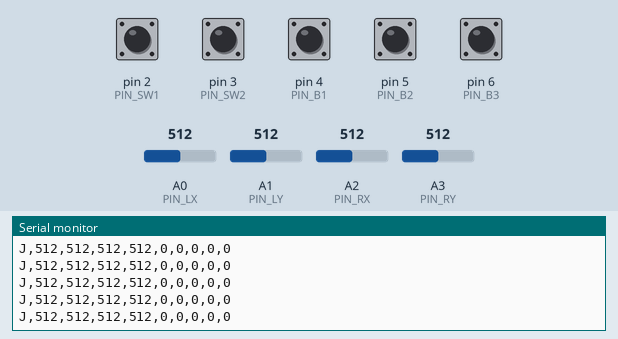
Recording of a sketch running on a simulated Arduino Uno, built with avr-gcc and run on an emulated ATmega328P. Parts: the last lines printed to the serial monitor. The test bench sets the inputs (shaded band); at power-on: pin 2 (PIN_SW1), pin 3 (PIN_SW2), pin 4 (PIN_B1), pin 5 (PIN_B2), pin 6 (PIN_B3) HIGH, A0 (PIN_LX) = 512, A1 (PIN_LY) = 512, A2 (PIN_RX) = 512, A3 (PIN_RY) = 512.

Above: at 1.2 s.
1.3 s: A0 (PIN_LX) set to 716
At 2.3 s:
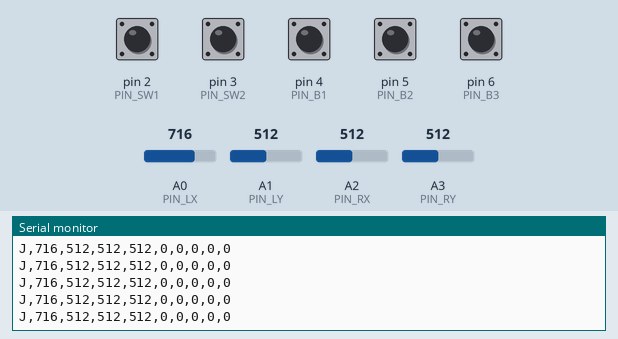
4.3 s: A1 (PIN_LY) set to 716
At 5.3 s:
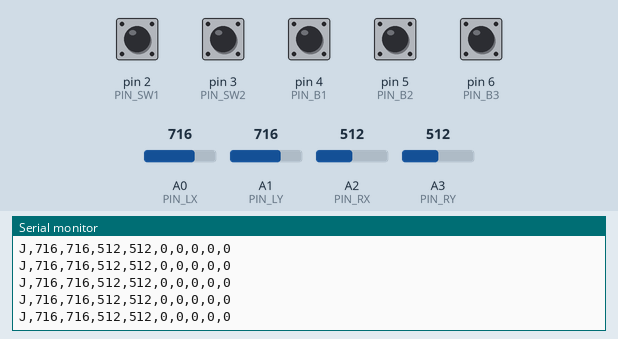
5.8 s: A2 (PIN_RX) set to 716
At 6.4 s:
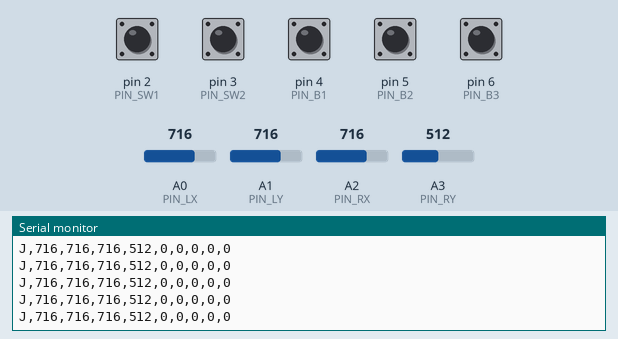
7.3 s: A3 (PIN_RY) set to 716
At 8.4 s:
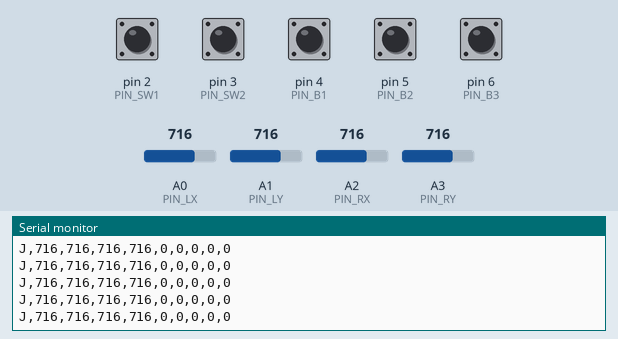

Measured:
- after the input at 1.3 s, the serial monitor: prints a new line at once (image 1)
- after the input at 4.3 s, the serial monitor: prints a new line at once (image 2)
- after the input at 5.8 s, the serial monitor: prints a new line at once (image 3)
- after the input at 7.3 s, the serial monitor: prints a new line at once (image 4)

The sketch:

hyper_flight_serial.ino
```cpp
/*
 * HYPER FLIGHT 3D - Arduino UNO / Nano / Mega / ESP32 Serial Gamepad Firmware
 *
 * Hardware Wiring:
 * --------------------------------------------------
 * LEFT JOYSTICK (Flight Pitch & Roll):
 *   - VRx  --> Analog Pin A0  (Roll Axis)
 *   - VRy  --> Analog Pin A1  (Pitch Axis)
 *   - SW   --> Digital Pin D2  (Left Stick Button)
 *
 * RIGHT JOYSTICK (Yaw Rudder & Throttle):
 *   - VRx  --> Analog Pin A2  (Yaw Rudder Axis)
 *   - VRy  --> Analog Pin A3  (Engine Throttle Axis)
 *   - SW   --> Digital Pin D3  (Right Stick Button)
 *
 * EXTRA ACTION BUTTONS:
 *   - Fire Laser     --> Digital Pin D4 (INPUT_PULLUP)
 *   - Launch Missile --> Digital Pin D5 (INPUT_PULLUP)
 *   - Boost Speed    --> Digital Pin D6 (INPUT_PULLUP)
 *
 * POWER:
 *   - Connect Joystick VCC to 5V (or 3.3V)
 *   - Connect Joystick GND to GND
 *
 * Output Serial Stream (115200 Baud):
 *   J,lx,ly,rx,ry,sw1,sw2,b1,b2,b3
 *   Example: J,512,508,514,510,1,1,1,1,1
 */

const int PIN_LX  = A0;
const int PIN_LY  = A1;
const int PIN_SW1 = 2;

const int PIN_RX  = A2;
const int PIN_RY  = A3;
const int PIN_SW2 = 3;

const int PIN_B1  = 4;
const int PIN_B2  = 5;
const int PIN_B3  = 6;

void setup() {
  Serial.begin(115200);
  pinMode(PIN_SW1, INPUT_PULLUP);
  pinMode(PIN_SW2, INPUT_PULLUP);
  pinMode(PIN_B1,  INPUT_PULLUP);
  pinMode(PIN_B2,  INPUT_PULLUP);
  pinMode(PIN_B3,  INPUT_PULLUP);
  Serial.println("HYPER_FLIGHT_ARDUINO_READY");
}

void loop() {
  int lx  = analogRead(PIN_LX);
  int ly  = analogRead(PIN_LY);
  int rx  = analogRead(PIN_RX);
  int ry  = analogRead(PIN_RY);

  int sw1 = digitalRead(PIN_SW1) == LOW ? 1 : 0;
  int sw2 = digitalRead(PIN_SW2) == LOW ? 1 : 0;
  int b1  = digitalRead(PIN_B1)  == LOW ? 1 : 0;
  int b2  = digitalRead(PIN_B2)  == LOW ? 1 : 0;
  int b3  = digitalRead(PIN_B3)  == LOW ? 1 : 0;

  Serial.print("J,");
  Serial.print(lx);  Serial.print(",");
  Serial.print(ly);  Serial.print(",");
  Serial.print(rx);  Serial.print(",");
  Serial.print(ry);  Serial.print(",");
  Serial.print(sw1); Serial.print(",");
  Serial.print(sw2); Serial.print(",");
  Serial.print(b1);  Serial.print(",");
  Serial.print(b2);  Serial.print(",");
  Serial.println(b3);

  delay(16); // ~60Hz update rate
}
```
